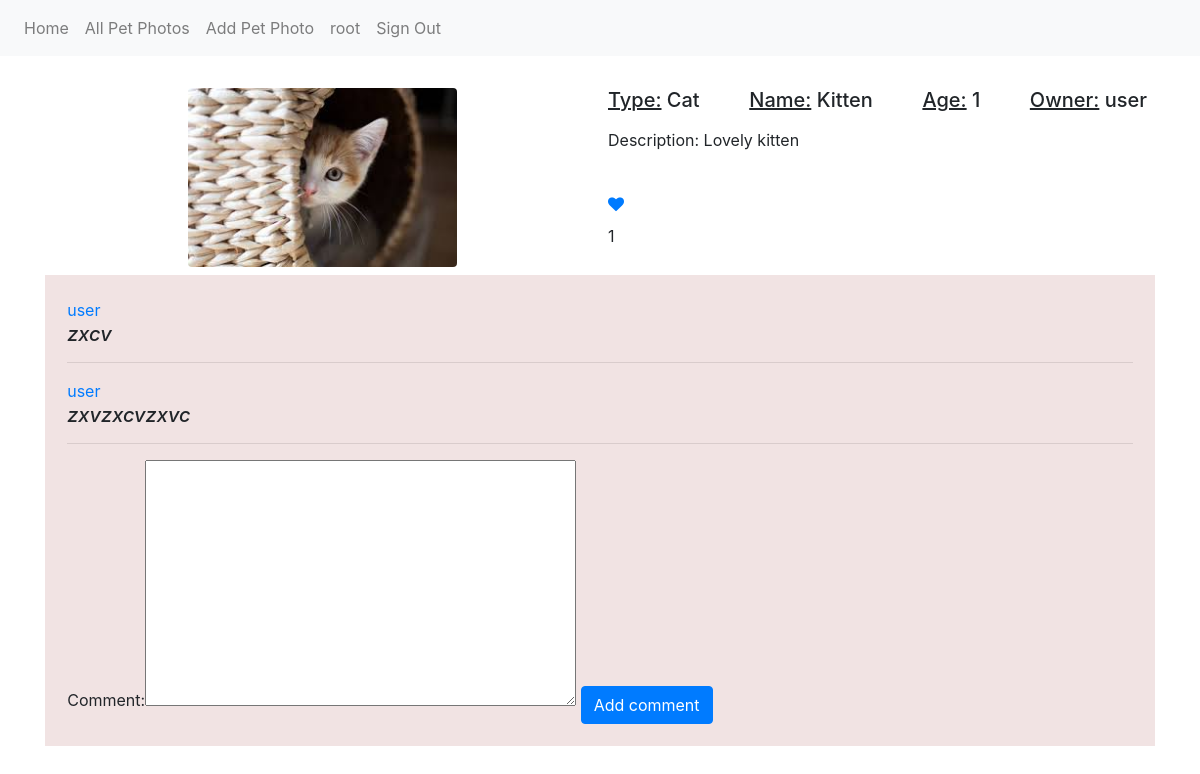
The app's page /pets/details/11/ (signed in), older data.
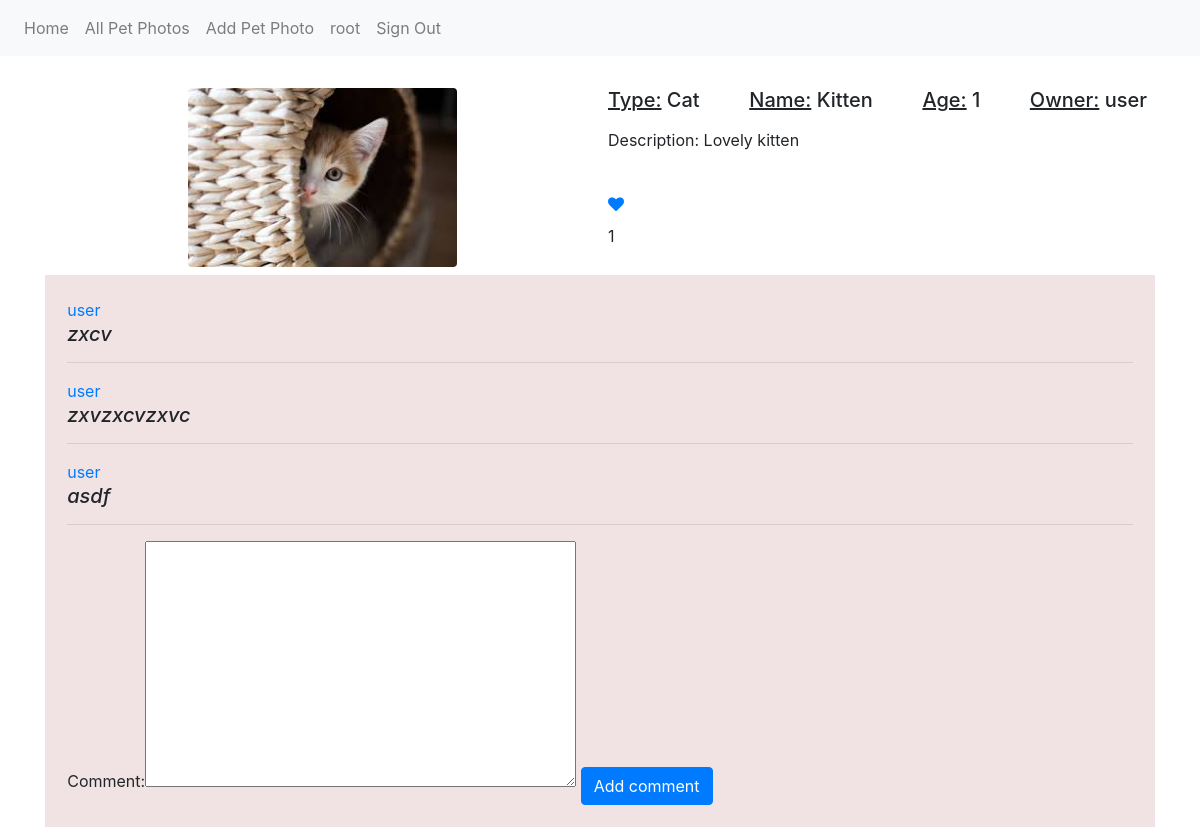
The same page, newer data.
### pets/models.py (models this page shows, shortened)
class Pet(models.Model):
    PET_TYPES = (
        ('Dog', 'dog'),
        ('Cat', 'cat'),
        ('Parrot', 'parrot'),
        ('UNKNOWN', 'unknown'),
    )
    type = models.CharField(max_length=7, choices=PET_TYPES, default='UNKNOWN')
    name = models.CharField(max_length=6, blank=False)
    age = models.IntegerField(blank=False)
    description = models.TextField(blank=False)
    image = models.ImageField(upload_to='images')
    user = models.ForeignKey(UserProfile, on_delete=models.CASCADE)
    class Meta:
        ordering = ['id']

### accounts/models.py (models this page shows, shortened)
class UserProfile(models.Model):
    user = models.OneToOneField(User, on_delete=models.CASCADE)
    profile_picture = models.ImageField(upload_to='users', blank=True)

### common/models.py (models this page shows)
class Comment(models.Model):
    pet = models.ForeignKey(Pet, on_delete=models.CASCADE)
    comment = models.TextField(blank=False)
    user = models.ForeignKey(UserProfile, on_delete=models.CASCADE)
    def __str__(self):
        return self.comment

### pets/views.py (the view, shortened to what this page needs)
@login_required
def show_pets_details_and_commits(request, pk):
    pet = Pet.objects.get(pk=pk)
    context = {
        "pet": pet,
        "comment": CommentForm(),
        'is_owner': request.user == pet.user.user,
        'has_liked': pet.like_set.filter(user_id=request.user.userprofile.id).exists(),
    }
    return render(request, 'pets/pet_detail.html', context)

### common/forms.py
class CommentForm(forms.ModelForm):
    class Meta:
        model = Comment
        fields = ('comment',)

### templates/pets/pet_detail.html (shortened to what this page needs)
{% extends 'base_page.html' %}
{% load static %}
{% block container %}
    <div class="container">
        <div class="d-flex">
            <div class="d-inline p-2 w-50">
                <img src="{{ pet.image.url }}" class="w-50 rounded mx-auto d-block">
            </div>
            <div class="d-inline p-2 w-50">
                <div class="d-flex justify-content-between">
                    <h5><u>Type:</u> {{ pet.type }}</h5>
                    <h5><u>Name:</u> {{ pet.name }}</h5>
                    <h5><u>Age:</u> {{ pet.age }}</h5>
                    <h5><u>Owner:</u> {{ pet.user.user.username }}</h5>
                </div>
                <p class="mt-2">Description: {{ pet.description }}</p>
                <br>
                {% if not is_owner %}
                    {% if has_liked %}
                        <a href="{% url 'like pet' pet.id %}"><i class="fa fa-heart" aria-hidden="true"></i></a>
                    {% else %}
                        <a href="{% url 'like pet' pet.id %}"><i class="fa fa-heart-o" aria-hidden="true"></i></a>
                    {% endif %}
                    <p class="mt-2">{{ pet.like_set.count }}</p>
                {% endif %}
            </div>
         </div>
        <div class="d-block" style="background-color: #f1e3e3; padding:2%">
            {% if pet.comment_set.exists %}
                {% for comment in pet.comment_set.all %}
                <div class="box">
                    <a href="{% url 'user_profile' comment.user_id %}">{{ pet.user.user.username }}</a>
                    <h5><em>{{ comment }}</em></h5>
                    <hr>
                </div>
                {% endfor %}
            {% else %}
                <div class="box">
                    <h3>There are no comments for this pet. </h3>
                </div>
            {% endif %}
            {% if not is_owner %}
                <div class="box">
                    <form method="post" action="{% url 'pet details' pet.pk %}">
                        {{ comment }}
                        <button class="btn btn-primary mt-2" type="submit">Add comment</button>
                    </form>
                </div>
            {% endif %}
        </div>
    </div>
{% endblock container %}

Row changes from the older to the newer data that the page shows:
added Comment: {{ pet.user.user.username }} "user", comment "asdf"
